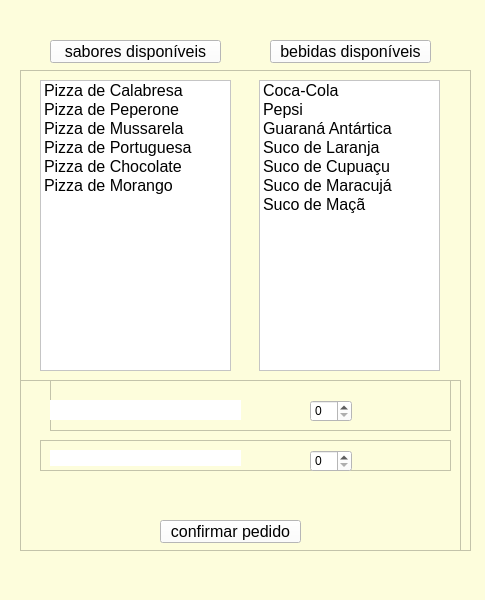
<?xml version="1.0" encoding="UTF-8"?>
<ui version="4.0">
 <class>MainWindow</class>
 <widget class="QMainWindow" name="MainWindow">
  <property name="geometry">
   <rect>
    <x>0</x>
    <y>0</y>
    <width>485</width>
    <height>600</height>
   </rect>
  </property>
  <property name="windowTitle">
   <string>MainWindow</string>
  </property>
  <property name="styleSheet">
   <string notr="true">background-color: rgb(253, 253, 220);</string>
  </property>
  <widget class="QWidget" name="centralwidget">
   <widget class="QFrame" name="frame">
    <property name="geometry">
     <rect>
      <x>20</x>
      <y>70</y>
      <width>451</width>
      <height>481</height>
     </rect>
    </property>
    <property name="frameShape">
     <enum>QFrame::StyledPanel</enum>
    </property>
    <property name="frameShadow">
     <enum>QFrame::Raised</enum>
    </property>
    <widget class="QWidget" name="verticalLayoutWidget">
     <property name="geometry">
      <rect>
       <x>20</x>
       <y>10</y>
       <width>191</width>
       <height>291</height>
      </rect>
     </property>
     <layout class="QVBoxLayout" name="layout_vertical_listapizzas">
      <item>
       <widget class="QListWidget" name="lista_pizzas">
        <property name="styleSheet">
         <string notr="true">background-color: rgb(255, 255, 255);</string>
        </property>
        <item>
         <property name="text">
          <string>Pizza de Calabresa</string>
         </property>
         <property name="font">
          <font>
           <pointsize>12</pointsize>
          </font>
         </property>
        </item>
        <item>
         <property name="text">
          <string>Pizza de Peperone</string>
         </property>
         <property name="font">
          <font>
           <pointsize>12</pointsize>
          </font>
         </property>
        </item>
        <item>
         <property name="text">
          <string>Pizza de Mussarela</string>
         </property>
         <property name="font">
          <font>
           <pointsize>12</pointsize>
          </font>
         </property>
        </item>
        <item>
         <property name="text">
          <string>Pizza de Portuguesa</string>
         </property>
         <property name="font">
          <font>
           <pointsize>12</pointsize>
          </font>
         </property>
        </item>
        <item>
         <property name="text">
          <string>Pizza de Chocolate</string>
         </property>
         <property name="font">
          <font>
           <pointsize>12</pointsize>
          </font>
         </property>
        </item>
        <item>
         <property name="text">
          <string>Pizza de Morango</string>
         </property>
         <property name="font">
          <font>
           <pointsize>12</pointsize>
          </font>
         </property>
        </item>
       </widget>
      </item>
     </layout>
    </widget>
    <widget class="QWidget" name="horizontalLayoutWidget">
     <property name="geometry">
      <rect>
       <x>239</x>
       <y>10</y>
       <width>181</width>
       <height>291</height>
      </rect>
     </property>
     <layout class="QHBoxLayout" name="horizontalLayout">
      <item>
       <widget class="QListWidget" name="listWidget">
        <property name="styleSheet">
         <string notr="true">background-color: rgb(255, 255, 255);</string>
        </property>
        <item>
         <property name="text">
          <string>Coca-Cola</string>
         </property>
         <property name="font">
          <font>
           <pointsize>12</pointsize>
          </font>
         </property>
        </item>
        <item>
         <property name="text">
          <string>Pepsi</string>
         </property>
         <property name="font">
          <font>
           <pointsize>12</pointsize>
          </font>
         </property>
        </item>
        <item>
         <property name="text">
          <string>Guaraná Antártica</string>
         </property>
         <property name="font">
          <font>
           <pointsize>12</pointsize>
          </font>
         </property>
        </item>
        <item>
         <property name="text">
          <string>Suco de Laranja</string>
         </property>
         <property name="font">
          <font>
           <pointsize>12</pointsize>
          </font>
         </property>
        </item>
        <item>
         <property name="text">
          <string>Suco de Cupuaçu</string>
         </property>
         <property name="font">
          <font>
           <pointsize>12</pointsize>
          </font>
         </property>
        </item>
        <item>
         <property name="text">
          <string>Suco de Maracujá</string>
         </property>
         <property name="font">
          <font>
           <pointsize>12</pointsize>
          </font>
         </property>
        </item>
        <item>
         <property name="text">
          <string>Suco de Maçã</string>
         </property>
         <property name="font">
          <font>
           <pointsize>12</pointsize>
          </font>
         </property>
        </item>
       </widget>
      </item>
     </layout>
    </widget>
    <widget class="QFrame" name="frame_2">
     <property name="geometry">
      <rect>
       <x>0</x>
       <y>310</y>
       <width>441</width>
       <height>171</height>
      </rect>
     </property>
     <property name="frameShape">
      <enum>QFrame::StyledPanel</enum>
     </property>
     <property name="frameShadow">
      <enum>QFrame::Raised</enum>
     </property>
     <widget class="QPushButton" name="pushButton">
      <property name="geometry">
       <rect>
        <x>140</x>
        <y>140</y>
        <width>141</width>
        <height>23</height>
       </rect>
      </property>
      <property name="font">
       <font>
        <pointsize>12</pointsize>
       </font>
      </property>
      <property name="cursor">
       <cursorShape>PointingHandCursor</cursorShape>
      </property>
      <property name="styleSheet">
       <string notr="true">background-color: rgb(255, 255, 255);</string>
      </property>
      <property name="text">
       <string>confirmar pedido</string>
      </property>
     </widget>
     <widget class="QFrame" name="frame_3">
      <property name="geometry">
       <rect>
        <x>30</x>
        <y>0</y>
        <width>401</width>
        <height>51</height>
       </rect>
      </property>
      <property name="frameShape">
       <enum>QFrame::StyledPanel</enum>
      </property>
      <property name="frameShadow">
       <enum>QFrame::Raised</enum>
      </property>
      <widget class="QLabel" name="label">
       <property name="geometry">
        <rect>
         <x>0</x>
         <y>20</y>
         <width>191</width>
         <height>20</height>
        </rect>
       </property>
       <property name="styleSheet">
        <string notr="true">background-color: rgb(255, 255, 255);</string>
       </property>
       <property name="text">
        <string/>
       </property>
      </widget>
      <widget class="QSpinBox" name="spinBox_1">
       <property name="geometry">
        <rect>
         <x>260</x>
         <y>20</y>
         <width>42</width>
         <height>22</height>
        </rect>
       </property>
       <property name="styleSheet">
        <string notr="true">background-color: rgb(255, 255, 255);</string>
       </property>
      </widget>
     </widget>
     <widget class="QFrame" name="frame_4">
      <property name="geometry">
       <rect>
        <x>20</x>
        <y>60</y>
        <width>411</width>
        <height>31</height>
       </rect>
      </property>
      <property name="frameShape">
       <enum>QFrame::StyledPanel</enum>
      </property>
      <property name="frameShadow">
       <enum>QFrame::Raised</enum>
      </property>
      <widget class="QLabel" name="label_2">
       <property name="geometry">
        <rect>
         <x>10</x>
         <y>10</y>
         <width>191</width>
         <height>16</height>
        </rect>
       </property>
       <property name="styleSheet">
        <string notr="true">background-color: rgb(255, 255, 255);</string>
       </property>
       <property name="text">
        <string/>
       </property>
      </widget>
      <widget class="QSpinBox" name="spinBox_2">
       <property name="geometry">
        <rect>
         <x>270</x>
         <y>10</y>
         <width>42</width>
         <height>22</height>
        </rect>
       </property>
       <property name="styleSheet">
        <string notr="true">background-color: rgb(255, 255, 255);</string>
       </property>
      </widget>
     </widget>
    </widget>
   </widget>
   <widget class="QPushButton" name="botao_sabores_disponiveis">
    <property name="geometry">
     <rect>
      <x>50</x>
      <y>40</y>
      <width>171</width>
      <height>23</height>
     </rect>
    </property>
    <property name="font">
     <font>
      <pointsize>12</pointsize>
     </font>
    </property>
    <property name="styleSheet">
     <string notr="true">background-color: rgb(255, 255, 255);</string>
    </property>
    <property name="text">
     <string>sabores disponíveis</string>
    </property>
   </widget>
   <widget class="QPushButton" name="botao_bebidas_disponiveis">
    <property name="geometry">
     <rect>
      <x>270</x>
      <y>40</y>
      <width>161</width>
      <height>23</height>
     </rect>
    </property>
    <property name="font">
     <font>
      <pointsize>12</pointsize>
     </font>
    </property>
    <property name="styleSheet">
     <string notr="true">background-color: rgb(255, 255, 255);</string>
    </property>
    <property name="text">
     <string>bebidas disponíveis</string>
    </property>
   </widget>
  </widget>
  <widget class="QMenuBar" name="menubar">
   <property name="geometry">
    <rect>
     <x>0</x>
     <y>0</y>
     <width>485</width>
     <height>21</height>
    </rect>
   </property>
  </widget>
  <widget class="QStatusBar" name="statusbar"/>
 </widget>
 <resources/>
 <connections/>
</ui>
